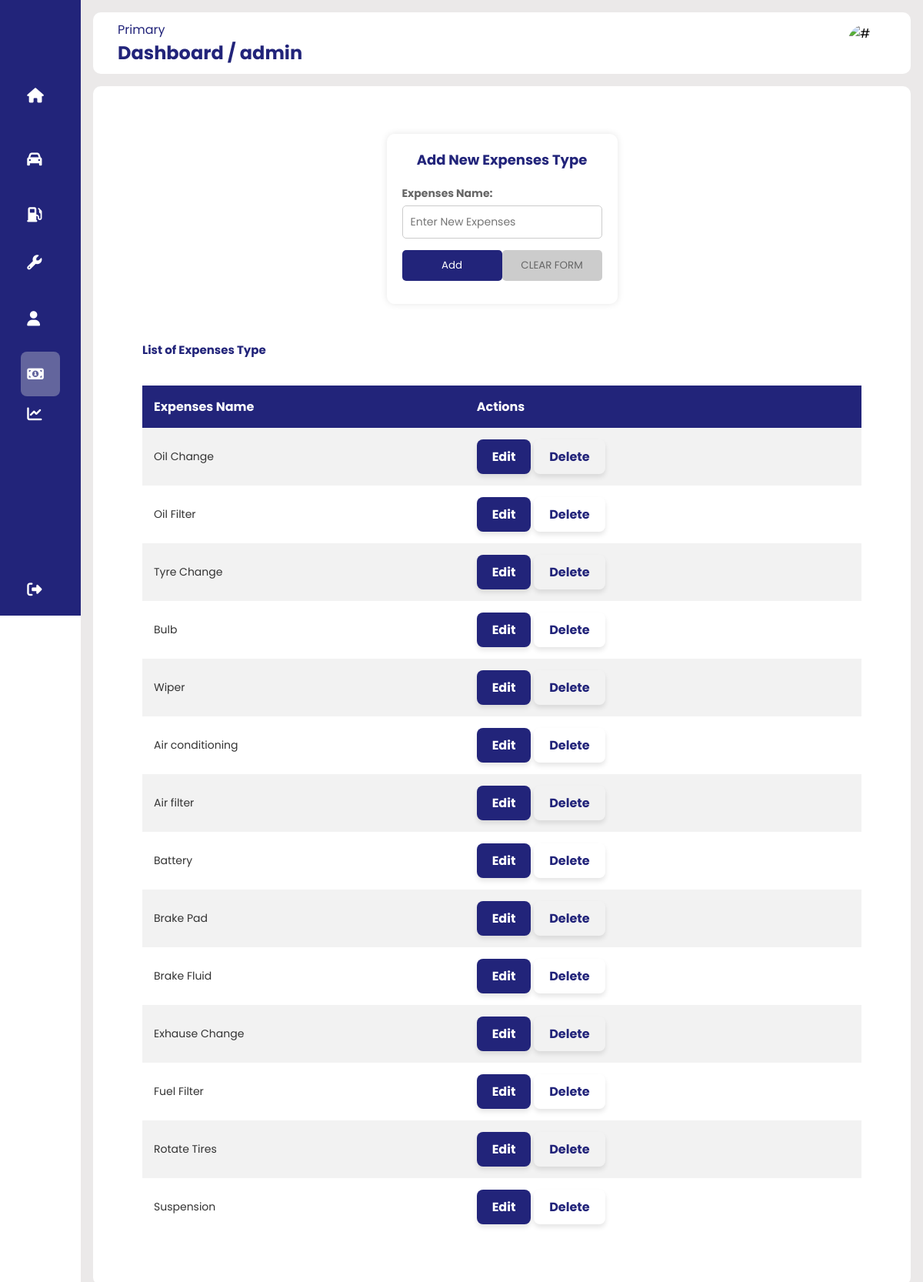
The app's page /adminaddexpense.php (signed in) with its own data.
### tables this page shows
CREATE TABLE `expenses_type` (
  `Expense_Type_ID` int(10) NOT NULL,
  `Expenses_Name` varchar(200) NOT NULL
);

### adminaddexpense.php (the view, shortened to what this page needs)
<?php
include 'connect.php';
$usernameee = $_SESSION['username'];
?>
<!DOCTYPE html>
<html lang="en">
<head>
    <link rel="stylesheet" href="CSSOnly/adminexpensepage2.css" />
    <link rel="stylesheet" href="https://cdnjs.cloudflare.com/ajax/libs/font-awesome/6.4.0/css/all.min.css">
</head>
<body>
    <div class="sidebar">
        <div class="logo"></div>
        <ul class="menu">
            <li class="">
                <a href="admin.php">
                    <i class="fas fa-home"></i>
                </a>
            </li>
            <li class="">
                <a href="adminvehiclelist.php">
                    <i class="fas fas fa-car"></i>
                </a>
            </li>
            <li class="">
                <a href="adminfuelInfo.php">
                    <i class="fas fa-gas-pump"></i>
                </a>
            </li>
            <li class="">
                <a href="adminmaintenanceInfo.php">
                    <i class="fas fa-wrench"></i>
                </a>
            </li>
            <li class="">
                <a href="adminadduser.php">
                    <i class="fas fa-user"></i>
                </a>
            </li>
            <li class="active">
                <a href="adminaddexpense.php">
                    <i class="fas fa-money-bill-alt"></i>
                </a>
            </li>
            <li class="">
                <a href="adminChart.php">
                    <i class="fas fa-chart-line"></i>
                </a>
            </li>
            <li class="logout">
                <a href="logout.php">
                    <i class="fas fa-sign-out-alt"></i>
                </a>
            </li>
        </ul>
    </div>
    <div class="main--content">
        <div class="header--wrapper">
            <div class="header--title">
                <span>Primary</span>
                <h2>Dashboard /
                <?php
                    echo htmlspecialchars($usernameee);
                ?>
                </h2>
            </div>
            <img src="assets/dProfileImage.jpg" alt="#">
        </div>
        <div class="card--container">
            <h2 class="main--title"></h2>
            <div class="form-container">
            <h1>Add New Expenses Type</h1>
                <form id="form1" name="form1" method="post" action="adminaddexpenseform.php">
                <label for="name">Expenses Name:</label>
                <input type="text" name="name" id="name" required minlength="3" maxlength="50" placeholder="Enter New Expenses">
                 <div style="display: flex; justify-content: space-between;">
                 <input type="submit" name="submit" id="submit" value="Add">
                <input type="reset" name="reset" id="reset" value="CLEAR FORM" class="clear-form">  </form>
            </div>
        </div>
        <div class="tabular--wrapper">
            <h3 class="main--title2">List of Expenses Type</h3>
            <div class="table-container">
                <table>
                    <thead>
                        <tr>
                            <th>Expenses Name</th>
                            <th>Actions</th>
                        </tr>
                    </thead>
                    <tbody>
                        <?php
                        $sql = "SELECT * FROM expenses_type";
                        $expensesResult = mysqli_query($conn, $sql);
                            if ($expensesResult && $expensesResult->num_rows > 0) {
                            while ($row = $expensesResult->fetch_assoc()) {
                            echo "<tr>
                             <td>" . htmlspecialchars($row['Expenses_Name']) . "</td>
                            <td>
                            <a href='updateexpenses.php?expensesID=" . $row['Expense_Type_ID'] . "' class='styled-button'>Edit</a>
                            <button type='button' class='styled-button' onclick='confirmDelete(" . $row['Expense_Type_ID'] . ")'>Delete</button>
                            </td>
                            </tr>";
                            }
                            } else {
                            echo "<tr><td colspan='2'>No expenses data found.</td></tr>";
                            }
                        ?>
                    </tbody>
                </table>
            </div>
        </div>
    </div>
</body>
</html>

### CSSOnly/adminexpensepage2.css (style rules this page uses)
* { margin: 0; padding: 0; border: none; outline: none; box-sizing: border-box; font-family: "Poppins", sans-serif; }
body { display: flex; }
.sidebar { position: sticky; top: 0; left: 0; bottom: 0; width: 110px; height: 100vh; padding: 0 1.7rem; color: #fff; overflow: hidden; transition: all 0.5s linear; background: rgba(34, 36, 122); }
.logo { height: 80px; padding: 16px; }
.menu { height: 88%; position: relative; list-style: none; padding: 0; }
.menu li { padding: 0.5rem; margin: 4px 0; border-radius: 8px; transition: all 0.5 ease-in-out; }
.menu li:hover, .active { background: #e0e0e058; }
.menu a { color: #fff; font-size: 14px; text-decoration: none; display: flex; align-items: center; gap: 1.5rem; }
.menu a i { font-size: 1.2rem; }
.logout { position: absolute; bottom: 0; left: 0; width: 100%; }
.main--content { position: relative; background: #ebe9e9; width: 100%; padding: 1rem; }
.header--wrapper img { width: 50px; height: 50px; cursor: pointer; border-radius: 50%; }
.header--wrapper { display: flex; justify-content: space-between; align-items: center; flex-wrap: wrap; background: #fff; border-radius: 10px; padding: 10px 2rem; margin-bottom: 1rem; }
.header--title { color: rgba(34, 36, 122); }
.card--container { background: #fff; padding: 2rem; border-radius: 10px; width: auto; margin: 0 auto; }
.main--title { text-align: center; color: rgba(34, 36, 122); padding-bottom: 30px; font-size: 15px; }
.form-container { background: #fff; padding: 20px; border-radius: 10px; width: auto; margin: 0 auto; box-shadow: 0 0 10px rgba(0, 0, 0, 0.1); max-width: 300px; }
.form-container h1 { text-align: center; margin-bottom: 20px; font-size: 18px; font-weight: bold; color: rgba(34, 36, 122); }
.form-container label { display: block; margin-bottom: 5px; font-weight: bold; font-size: 14px; color: #666; }
.form-container input[type="text"], .form-container input[type="password"], .form-container input[type="email"], .form-container input[type="tel"], .form-container select { padding: 10px; border: 1px solid #ccc; border-radius: 5px; font-size: 14px; outline: none; transition: border-color 0.3s ease; width: 100%; margin-bottom: 15px; }
.form-container input[type="submit"] { background: rgba(34, 36, 122); color: #fff; border: none; border-radius: 5px; padding: 10px 20px; cursor: pointer; transition: background 0.3s ease; width: 100%; margin-bottom: 10px; }
.form-container input[type="reset"] { background: #ccc; color: #666; border: none; border-radius: 5px; padding: 10px 20px; cursor: pointer; transition: background 0.3s ease; width: 100%; margin-bottom: 10px; }
.form-container .clear-form { background: #ccc; color: #666; border: none; border-radius: 5px; padding: 10px 20px; cursor: pointer; transition: background 0.3s ease; width: 100%; margin-bottom: 10px; }
.tabular--wrapper { background: #fff; margin-top: 1rem; border-radius: 10px; padding: 2rem; }
.table-container { width: 100%; }
table { width: 100%; border-collapse: collapse; }
thead { background: rgba(34, 36, 122); color: #fff; }
th { padding: 15px; text-align: left; }
tbody { background: #f2f2f2; }
td { padding: 15px; font-size: 14px; color: #333; }
tr:nth-child(even) { background: #fff; }
.table-container button { color: rgba(34, 36, 122); background: none; cursor: pointer; }
.styled-button { display: inline-block; padding: 10px 20px; text-align: center; font-size: 16px; font-weight: bold; text-decoration: none; color: white; background: rgba(34, 36, 122); border: none; border-radius: 8px; box-shadow: 0 4px 6px rgba(0, 0, 0, 0.1); transition: all 0.3s ease; }
.main--title2 { text-align: left; color: rgba(34, 36, 122); padding-bottom: 30px; font-size: 15px; }

### records on screen
expenses_type: Expenses_Name "Oil Change"
expenses_type: Expenses_Name "Oil Filter"
expenses_type: Expenses_Name "Tyre Change"
expenses_type: Expenses_Name "Bulb"
expenses_type: Expenses_Name "Wiper"
expenses_type: Expenses_Name "Air conditioning"
expenses_type: Expenses_Name "Air filter"
expenses_type: Expenses_Name "Battery"
expenses_type: Expenses_Name "Brake Pad"
expenses_type: Expenses_Name "Brake Fluid"
expenses_type: Expenses_Name "Exhause Change"
expenses_type: Expenses_Name "Fuel Filter"
expenses_type: Expenses_Name "Rotate Tires"
expenses_type: Expenses_Name "Suspension"

### other values on screen
$usernameee "admin"
